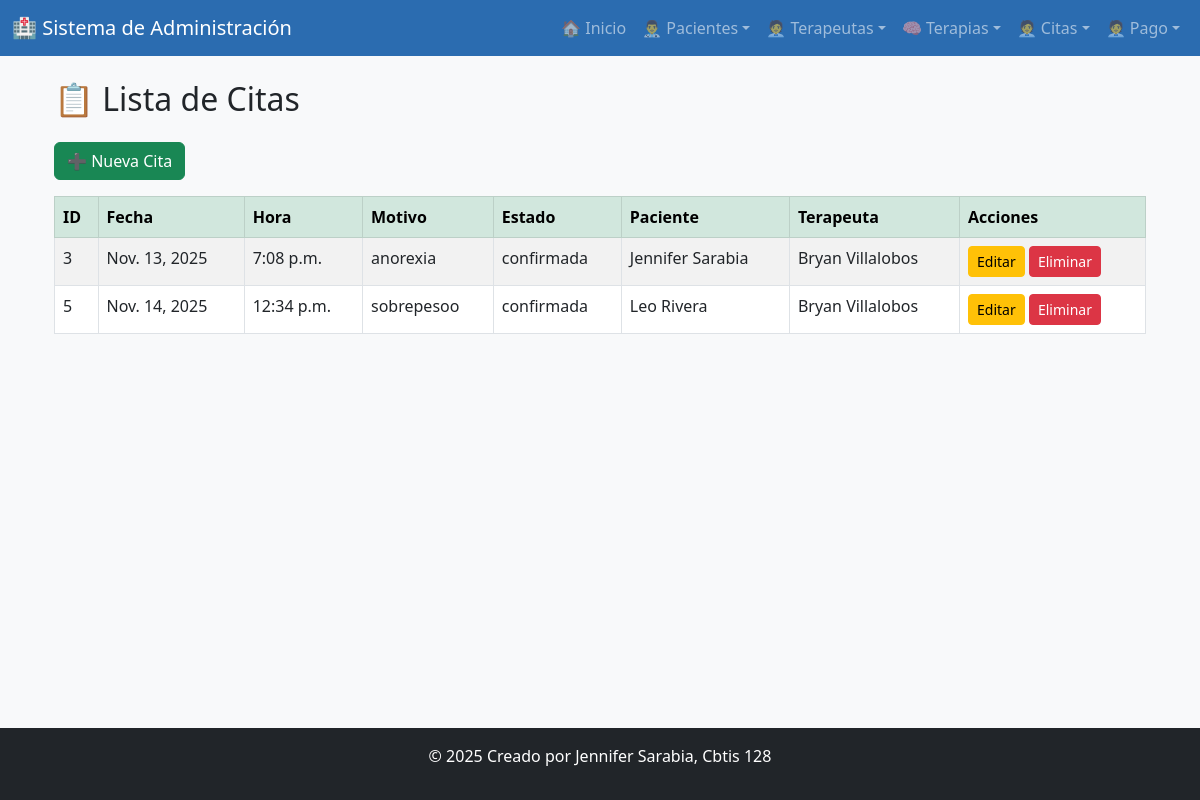
Page /ver_citas/ on the committed database.
### app_paciente/models.py (models this page shows, shortened)
class Cita(models.Model):
    fecha = models.DateField()
    hora = models.TimeField()
    motivo = models.CharField(max_length=200)
    estado = models.CharField(max_length=50, choices=[
        ('pendiente', 'Pendiente'),
        ('confirmada', 'Confirmada'),
        ('cancelada', 'Cancelada'),
        ('finalizada', 'Finalizada'),
    ])
    paciente = models.ForeignKey('Paciente', on_delete=models.CASCADE)
    terapeuta = models.ForeignKey('Terapeuta', on_delete=models.CASCADE)

class Paciente(models.Model):
    nom_pac = models.CharField(max_length=100)
    ape_pac = models.CharField(max_length=100)
    edad_pac = models.PositiveIntegerField()
    genero_pac = models.CharField(max_length=20)
    tel_pac = models.CharField(max_length=15)
    correo_pac = models.EmailField(max_length=80, unique=True)
    direccion_pac = models.CharField(max_length=120)
    fecha_reg_pac = models.DateTimeField(auto_now_add=True)

class Terapeuta(models.Model):
    nom_tep = models.CharField(max_length=100)
    ape_tep = models.CharField(max_length=100)
    especialidad_tep = models.CharField(max_length=100, choices=[
        ('Física', 'Física'),
        ('Psicológica', 'Psicológica'),
        ('Ocupacional', 'Ocupacional'),
        ('Lenguaje', 'Lenguaje'),
        ('Otra', 'Otra'),
    ])
    tel_tep = models.CharField(max_length=15)
    correo_tep = models.EmailField(max_length=80, unique=True)
    horario_tep = models.CharField(max_length=50, default='Lunes a Viernes')
    experiencia_tep = models.PositiveIntegerField(help_text="Años de experiencia")

### app_paciente/views.py (the view)
# urls.py: path('ver_citas/', views.ver_citas, name='ver_citas'),
def ver_citas(request):
    citas = Cita.objects.select_related('paciente', 'terapeuta').all()
    return render(request, 'citas/ver_citas.html', {'citas': citas})

### app_paciente/templates/citas/ver_citas.html
{% extends 'base.html' %}
{% block content %}
<div class="container mt-4">
  <h2 class="mb-4">📋 Lista de Citas</h2>
  <a href="{% url 'agregar_cita' %}" class="btn btn-success mb-3">➕ Nueva Cita</a>
  <table class="table table-striped table-bordered">
    <thead>
      <tr class="table-success">
        <th>ID</th>
        <th>Fecha</th>
        <th>Hora</th>
        <th>Motivo</th>
        <th>Estado</th>
        <th>Paciente</th>
        <th>Terapeuta</th>
        <th>Acciones</th>
      </tr>
    </thead>
    <tbody>
      {% for cita in citas %}
      <tr>
        <td>{{ cita.id }}</td>
        <td>{{ cita.fecha }}</td>
        <td>{{ cita.hora }}</td>
        <td>{{ cita.motivo }}</td>
        <td>{{ cita.estado }}</td>
        <td>{{ cita.paciente.nom_pac }} {{ cita.paciente.ape_pac }}</td>
        <td>{{ cita.terapeuta.nom_tep }} {{ cita.terapeuta.ape_tep }}</td>
        <td>
          <a href="{% url 'actualizar_cita' cita.id %}" class="btn btn-warning btn-sm">Editar</a>
          <a href="{% url 'borrar_cita' cita.id %}" class="btn btn-danger btn-sm">Eliminar</a>
        </td>
      </tr>
      {% empty %}
      <tr><td colspan="8" class="text-center">No hay citas registradas</td></tr>
      {% endfor %}
    </tbody>
  </table>
</div>
{% endblock %}

### rows in the picture
Cita: id "3", fecha "Nov. 13, 2025", hora "7:08 p.m.", motivo "anorexia", estado "confirmada", paciente.nom_pac "Jennifer", paciente.ape_pac "Sarabia", terapeuta.nom_tep "Bryan", terapeuta.ape_tep "Villalobos"
Cita: id "5", fecha "Nov. 14, 2025", hora "12:34 p.m.", motivo "sobrepesoo", estado "confirmada", paciente.nom_pac "Leo", paciente.ape_pac "Rivera", terapeuta.nom_tep "Bryan", terapeuta.ape_tep "Villalobos"
